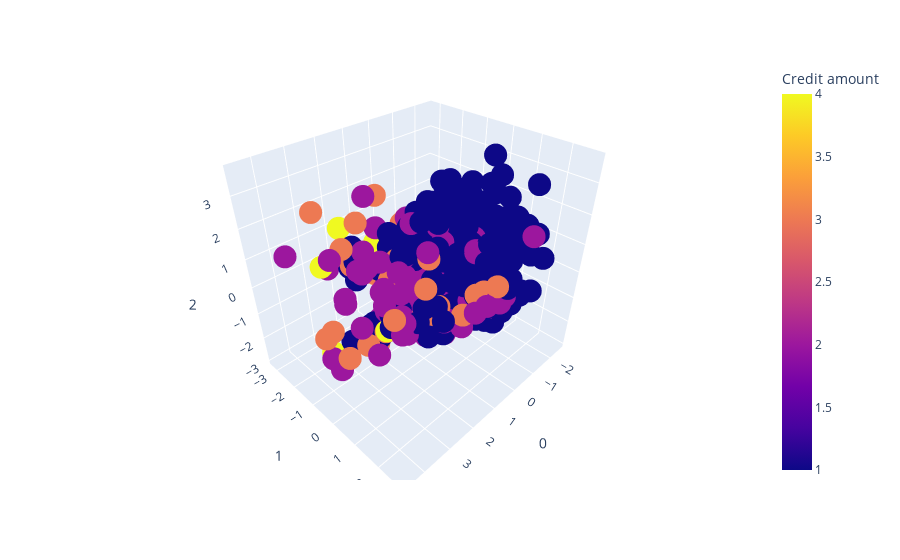

Write notebook code for a chart like this one.
### Markdown cell above
##### Plotting the LDA components

### Code cell
fig = px.scatter_3d(new_lda_df, x=0, y=1, z=2, color='Credit amount')
fig.show()

### Figure 1 — Plotly figure (JSON) as saved in the notebook; plotly's stock layout.template omitted (floating-point values rounded to 4 significant figures; data arrays with more than 128 entries replaced by an {"elided": "..."} marker saying what was removed)
{"data": [{"hovertemplate": "0=%{x}<br>1=%{y}<br>2=%{z}<br>Credit amount=%{marker.color}<extra></extra>", "legendgroup": "", "marker": {"color": {"elided": "1000 int values"}, "coloraxis": "coloraxis", "symbol": "circle"}, "mode": "markers", "name": "", "scene": "scene", "showlegend": false, "type": "scatter3d", "x": {"elided": "1000 float values"}, "y": {"elided": "1000 float values"}, "z": {"elided": "1000 float values"}}], "layout": {"coloraxis": {"colorbar": {"title": {"text": "Credit amount"}}, "colorscale": [[0, "#0d0887"], [0.1111, "#46039f"], [0.2222, "#7201a8"], [0.3333, "#9c179e"], [0.4444, "#bd3786"], [0.5556, "#d8576b"], [0.6667, "#ed7953"], [0.7778, "#fb9f3a"], [0.8889, "#fdca26"], [1, "#f0f921"]]}, "legend": {"tracegroupgap": 0}, "margin": {"t": 60}, "scene": {"domain": {"x": [0, 1], "y": [0, 1]}, "xaxis": {"title": {"text": "0"}}, "yaxis": {"title": {"text": "1"}}, "zaxis": {"title": {"text": "2"}}}}}
